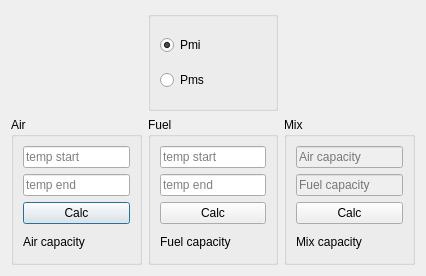
<?xml version="1.0" encoding="UTF-8"?>
<ui version="4.0">
 <class>DuringCalc</class>
 <widget class="QDialog" name="DuringCalc">
  <property name="geometry">
   <rect>
    <x>0</x>
    <y>0</y>
    <width>426</width>
    <height>276</height>
   </rect>
  </property>
  <property name="windowTitle">
   <string>During</string>
  </property>
  <layout class="QGridLayout" name="gridLayout">
   <item row="0" column="0">
    <spacer name="verticalSpacer">
     <property name="orientation">
      <enum>Qt::Vertical</enum>
     </property>
     <property name="sizeType">
      <enum>QSizePolicy::Fixed</enum>
     </property>
     <property name="sizeHint" stdset="0">
      <size>
       <width>20</width>
       <height>100</height>
      </size>
     </property>
    </spacer>
   </item>
   <item row="0" column="1">
    <widget class="QGroupBox" name="groupBox_mode">
     <property name="sizePolicy">
      <sizepolicy hsizetype="Preferred" vsizetype="Fixed">
       <horstretch>0</horstretch>
       <verstretch>0</verstretch>
      </sizepolicy>
     </property>
     <property name="minimumSize">
      <size>
       <width>0</width>
       <height>100</height>
      </size>
     </property>
     <property name="title">
      <string/>
     </property>
     <layout class="QVBoxLayout" name="verticalLayout_4">
      <item>
       <widget class="QRadioButton" name="radioButton_pmi">
        <property name="text">
         <string>Pmi</string>
        </property>
        <property name="checked">
         <bool>true</bool>
        </property>
       </widget>
      </item>
      <item>
       <widget class="QRadioButton" name="radioButton_pms">
        <property name="text">
         <string>Pms</string>
        </property>
       </widget>
      </item>
     </layout>
    </widget>
   </item>
   <item row="0" column="2">
    <spacer name="verticalSpacer_2">
     <property name="orientation">
      <enum>Qt::Vertical</enum>
     </property>
     <property name="sizeType">
      <enum>QSizePolicy::Fixed</enum>
     </property>
     <property name="sizeHint" stdset="0">
      <size>
       <width>20</width>
       <height>100</height>
      </size>
     </property>
    </spacer>
   </item>
   <item row="1" column="0">
    <widget class="QGroupBox" name="groupBox_air">
     <property name="title">
      <string>Air</string>
     </property>
     <layout class="QVBoxLayout" name="verticalLayout_2">
      <item>
       <widget class="QLineEdit" name="le_tempStartAir">
        <property name="placeholderText">
         <string>temp start</string>
        </property>
       </widget>
      </item>
      <item>
       <widget class="QLineEdit" name="le_tempEndAir">
        <property name="placeholderText">
         <string>temp end</string>
        </property>
       </widget>
      </item>
      <item>
       <widget class="QPushButton" name="pb_calcAir">
        <property name="text">
         <string>Calc</string>
        </property>
       </widget>
      </item>
      <item>
       <widget class="QLabel" name="output_air">
        <property name="text">
         <string>Air capacity</string>
        </property>
       </widget>
      </item>
     </layout>
    </widget>
   </item>
   <item row="1" column="1">
    <widget class="QGroupBox" name="groupBox_fuel">
     <property name="title">
      <string>Fuel</string>
     </property>
     <layout class="QVBoxLayout" name="verticalLayout_3">
      <item>
       <widget class="QLineEdit" name="le_tempStartFuel">
        <property name="placeholderText">
         <string>temp start</string>
        </property>
       </widget>
      </item>
      <item>
       <widget class="QLineEdit" name="le_tempEndFuel">
        <property name="placeholderText">
         <string>temp end</string>
        </property>
       </widget>
      </item>
      <item>
       <widget class="QPushButton" name="pb_calcFuel">
        <property name="text">
         <string>Calc</string>
        </property>
       </widget>
      </item>
      <item>
       <widget class="QLabel" name="output_fuel">
        <property name="text">
         <string>Fuel capacity</string>
        </property>
       </widget>
      </item>
     </layout>
    </widget>
   </item>
   <item row="1" column="2">
    <widget class="QGroupBox" name="groupBox_mix">
     <property name="title">
      <string>Mix</string>
     </property>
     <layout class="QVBoxLayout" name="verticalLayout_5">
      <item>
       <widget class="QLineEdit" name="le_capAir">
        <property name="enabled">
         <bool>false</bool>
        </property>
        <property name="text">
         <string/>
        </property>
        <property name="placeholderText">
         <string>Air capacity</string>
        </property>
       </widget>
      </item>
      <item>
       <widget class="QLineEdit" name="le_capFuel">
        <property name="enabled">
         <bool>false</bool>
        </property>
        <property name="readOnly">
         <bool>true</bool>
        </property>
        <property name="placeholderText">
         <string>Fuel capacity</string>
        </property>
       </widget>
      </item>
      <item>
       <widget class="QPushButton" name="pb_calcMix">
        <property name="text">
         <string>Calc</string>
        </property>
       </widget>
      </item>
      <item>
       <widget class="QLabel" name="output_mix">
        <property name="text">
         <string>Mix capacity</string>
        </property>
       </widget>
      </item>
     </layout>
    </widget>
   </item>
  </layout>
 </widget>
 <resources/>
 <connections/>
</ui>
